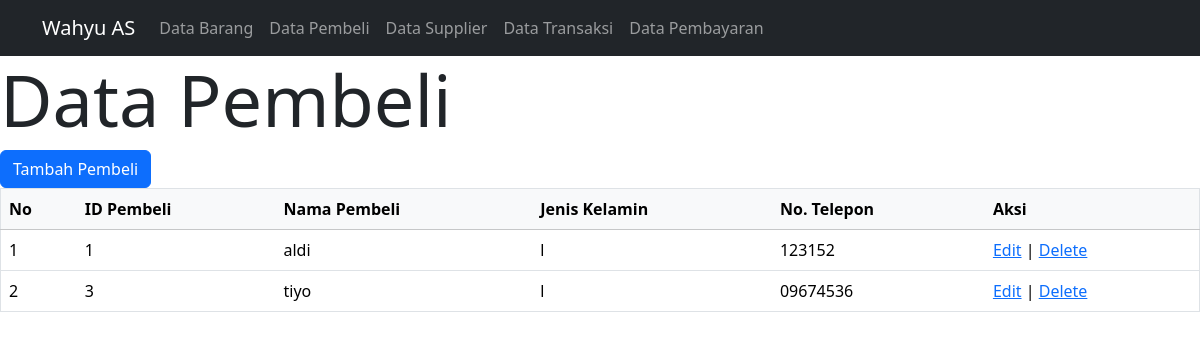
Screenshot of /Pembeli/data_pembeli.php with the database file from the repository.
### tables this page shows
CREATE TABLE `pembeli` (
  `id_pembeli` int(11) NOT NULL,
  `nama_pembeli` varchar(30) NOT NULL,
  `jk` char(1) NOT NULL,
  `no_telp` char(14) NOT NULL
);

### Pembeli/data_pembeli.php (the view, shortened to what this page needs)
<?php
require '../Functions/functions.php';
$pembeli = query("SELECT * FROM pembeli");
?>
<!DOCTYPE html>
<html lang="en">
<head>
    <link href="https://cdn.jsdelivr.net/npm/bootstrap@5.3.2/dist/css/bootstrap.min.css" rel="stylesheet">
</head>
<body>
    <?php echo generateNavigation(); ?>
    <h1 class="display-2">Data Pembeli</h1>
    <a href="tambah_pembeli.php"class = "btn btn-primary"> Tambah Pembeli </a>
    <table class="table" border="1">
        <thead class="table-light">
            <tr>
                <th>No</th>
                <th>ID Pembeli</th>
                <th>Nama Pembeli</th>
                <th>Jenis Kelamin</th>
                <th>No. Telepon</th>
                <th>Aksi</th>
            </tr>
        </thead>
        <tbody>
            <?php $i = 1; ?>
            <?php foreach ($pembeli as $pbl) { ?>
                <tr>
                    <td><?= $i; ?></td>
                    <td><?= $pbl['id_pembeli']; ?></td>
                    <td><?= $pbl['nama_pembeli']; ?></td>
                    <td><?= $pbl['jk']; ?></td>
                    <td><?= $pbl['no_telp']; ?></td>
                    <td>
                <a href="ubah_pembeli.php?id=<?php echo $pbl['id_pembeli']; ?>">Edit</a> |
                <a href="hapus_pembeli.php?id=<?php echo $pbl['id_pembeli']; ?>">Delete</a>
            </td>
                </tr>
                <?php $i++; ?>
            <?php } ?>
        </tbody>
    </table>
</body>
</html>

### rows the page displays
pembeli: id_pembeli "1", nama_pembeli "aldi", jk "l", no_telp "123152"
pembeli: id_pembeli "3", nama_pembeli "tiyo", jk "l", no_telp "09674536"
